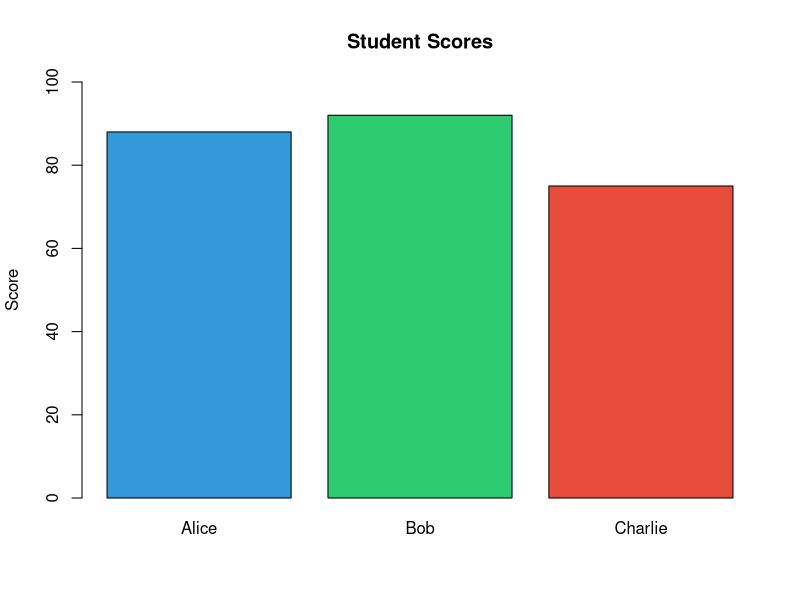
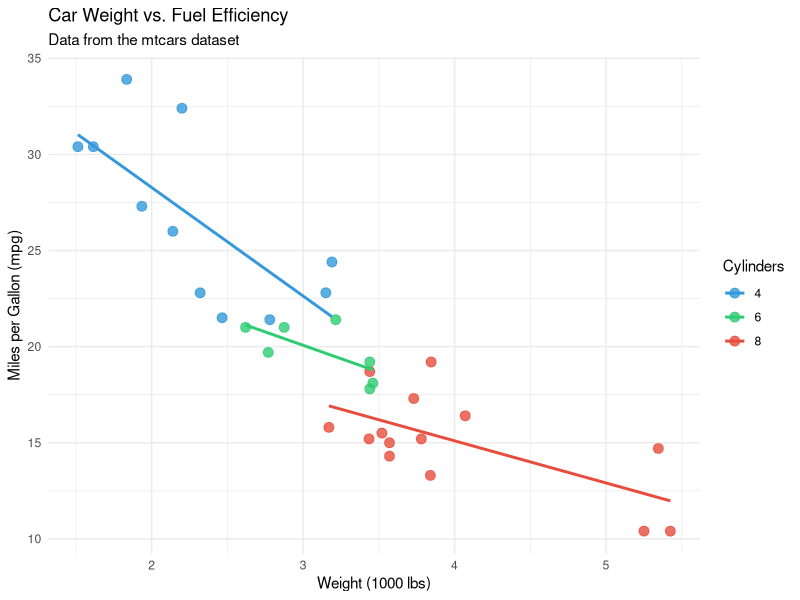

Reproduce these figures in R, in order.
## ---- chunk 1
knitr::opts_chunk$set(
  echo = TRUE,         # Show R code in the output
  message = FALSE,     # Suppress package messages
  warning = FALSE,     # Suppress warnings
  comment = "#>"       # Prefix for output lines
)
## ---- chunk 2
# Basic arithmetic
2 + 3
10 / 4
2^8   # 2 to the power of 8

# Creating a variable
my_name <- "Data Scientist"
print(my_name)

# Creating a numeric vector
ages <- c(23, 31, 27, 45, 19, 38)
ages

# Summary statistics in one line
summary(ages)
## ---- chunk 3
# Try typing these directly in the console:
cat("Hello, R World!\n")
Sys.time()   # Current date and time
R.version$version.string   # Your R version
## ---- chunk 4
# Create some objects and watch them appear in the Environment pane
x <- 42
my_vector <- c(1, 2, 3, 4, 5)
my_dataframe <- data.frame(
  name  = c("Alice", "Bob", "Charlie"),
  score = c(88, 92, 75)
)

# View the data frame
my_dataframe
## ---- chunk 5
# A simple plot — watch it appear in the Plots tab!
barplot(
  height = c(88, 92, 75),
  names.arg = c("Alice", "Bob", "Charlie"),
  col = c("#3498db", "#2ecc71", "#e74c3c"),
  main = "Student Scores",
  ylab = "Score",
  ylim = c(0, 100)
)
## ---- chunk 6
# Generate sample data
set.seed(42)
group_A <- rnorm(n = 30, mean = 70, sd = 10)
group_B <- rnorm(n = 30, mean = 75, sd = 12)

# Descriptive statistics
cat("--- Group A ---\n")
cat("Mean:", round(mean(group_A), 2), "\n")
cat("SD:  ", round(sd(group_A), 2), "\n")

cat("\n--- Group B ---\n")
cat("Mean:", round(mean(group_B), 2), "\n")
cat("SD:  ", round(sd(group_B), 2), "\n")

# Inferential statistics: two-sample t-test
t.test(group_A, group_B)
## ---- chunk 7
# Install ggplot2 if needed: install.packages("ggplot2")
library(ggplot2)

# Using the built-in 'mtcars' dataset
ggplot(data = mtcars, aes(x = wt, y = mpg, color = factor(cyl))) +
  geom_point(size = 3, alpha = 0.8) +
  geom_smooth(method = "lm", se = FALSE) +
  scale_color_manual(
    values = c("4" = "#3498db", "6" = "#2ecc71", "8" = "#e74c3c"),
    name = "Cylinders"
  ) +
  labs(
    title = "Car Weight vs. Fuel Efficiency",
    subtitle = "Data from the mtcars dataset",
    x = "Weight (1000 lbs)",
    y = "Miles per Gallon (mpg)"
  ) +
  theme_minimal()
## ---- chunk 8
# Install if needed: install.packages("dplyr")
library(dplyr)

# Using the built-in 'iris' dataset
iris %>%
  group_by(Species) %>%
  summarise(
    Count        = n(),
    Mean_Length  = round(mean(Sepal.Length), 2),
    Mean_Width   = round(mean(Sepal.Width), 2),
    SD_Length    = round(sd(Sepal.Length), 2)
  ) %>%
  arrange(desc(Mean_Length))
## ---- chunk 9
# Simple linear regression on the built-in 'mtcars' dataset
model <- lm(mpg ~ wt + hp + cyl, data = mtcars)

# Model summary
summary(model)

# Predictions vs actual values
predictions <- predict(model, mtcars)
comparison <- data.frame(
  Actual    = mtcars$mpg,
  Predicted = round(predictions, 2),
  Residual  = round(mtcars$mpg - predictions, 2)
)
head(comparison, 8)
## ---- chunk 10
cat("Session Info\n")
cat("============\n")
sessionInfo()
